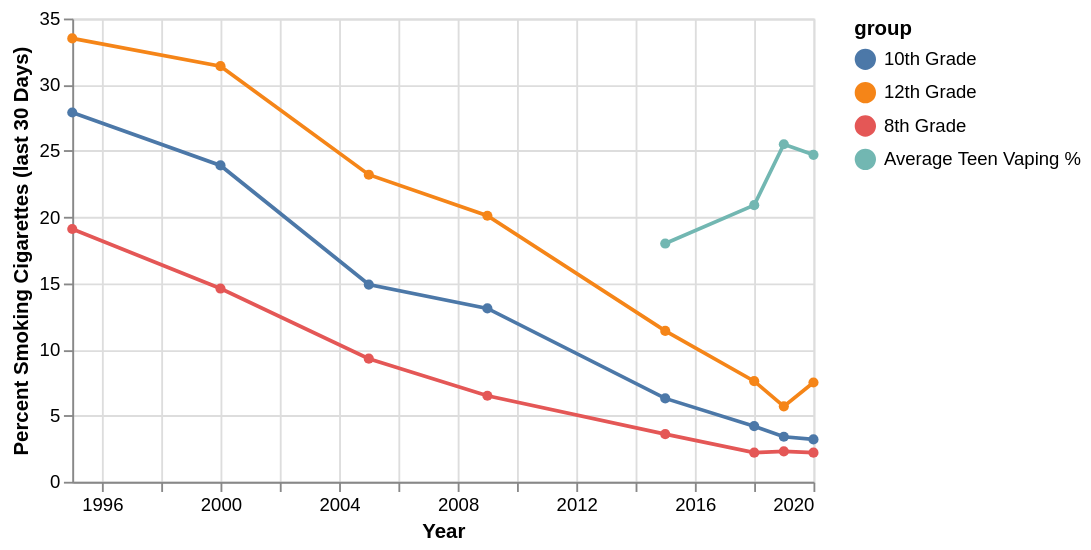

The Vega-Lite source for this figure:
### Vega-Lite specification from a JSON file in a GitHub repository (floating-point values rounded to 4 significant figures)
{"$schema": "https://vega.github.io/schema/vega-lite/v5.json", "description": "Teen Smoking Numbers Since 1995", "data": {"values": [{"year": "1995", "percent": 33.5, "group": "12th Grade"}, {"year": "1995", "percent": 27.9, "group": "10th Grade"}, {"year": "1995", "percent": 19.1, "group": "8th Grade"}, {"year": "2000", "percent": 31.4, "group": "12th Grade"}, {"year": "2000", "percent": 23.9, "group": "10th Grade"}, {"year": "2000", "percent": 14.6, "group": "8th Grade"}, {"year": "2005", "percent": 23.2, "group": "12th Grade"}, {"year": "2005", "percent": 14.9, "group": "10th Grade"}, {"year": "2005", "percent": 9.3, "group": "8th Grade"}, {"year": "2009", "percent": 20.1, "group": "12th Grade"}, {"year": "2009", "percent": 13.1, "group": "10th Grade"}, {"year": "2009", "percent": 6.5, "group": "8th Grade"}, {"year": "2015", "percent": 11.4, "group": "12th Grade"}, {"year": "2015", "percent": 6.3, "group": "10th Grade"}, {"year": "2015", "percent": 3.6, "group": "8th Grade"}, {"year": "2018", "percent": 7.6, "group": "12th Grade"}, {"year": "2018", "percent": 4.2, "group": "10th Grade"}, {"year": "2018", "percent": 2.2, "group": "8th Grade"}, {"year": "2019", "percent": 5.7, "group": "12th Grade"}, {"year": "2019", "percent": 3.4, "group": "10th Grade"}, {"year": "2019", "percent": 2.3, "group": "8th Grade"}, {"year": "2020", "percent": 7.5, "group": "12th Grade"}, {"year": "2020", "percent": 3.2, "group": "10th Grade"}, {"year": "2020", "percent": 2.2, "group": "8th Grade"}, {"year": "2018", "percent": 20.9, "group": "Average Teen Vaping %"}, {"year": "2019", "percent": 25.5, "group": "Average Teen Vaping %"}, {"year": "2020", "percent": 24.7, "group": "Average Teen Vaping %"}, {"year": "2015", "percent": 18, "group": "Average Teen Vaping %"}]}, "width": 400, "height": 250, "mark": {"type": "line", "point": true}, "encoding": {"x": {"timeUnit": "year", "field": "year", "title": "Year"}, "y": {"field": "percent", "type": "quantitative", "title": "Percent Smoking Cigarettes (last 30 Days)"}, "color": {"field": "group", "type": "nominal"}}}
